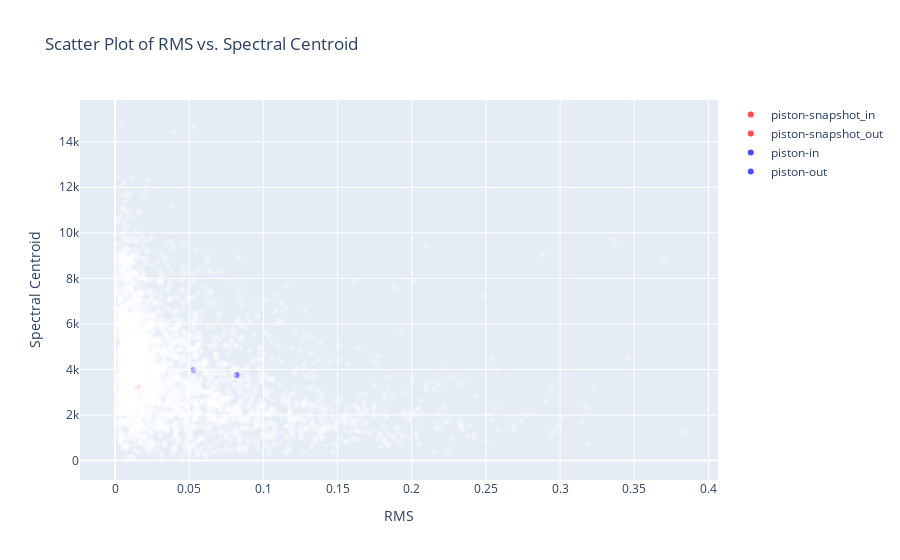

Write notebook code for a chart like this one.
### Code cell
import plotly.express as px

def plot_scatter_with_highlight(df, highlight_objects=None, highlight_color='red'):
    fig = px.scatter(df, x='RMS', y='Spectral Centroid', title='Scatter Plot of RMS vs. Spectral Centroid')

    fig.update_traces(marker=dict(color='white', opacity=0.3))

    if highlight_objects:
        color_index = 0
        color_map = {}
        for obj_name in highlight_objects:
            obj_data = df[df['File Name'].str.contains(obj_name)]
            if not obj_data.empty:
                if obj_name not in color_map:
                    color_map[obj_name] = highlight_color[color_index]
                    color_index += 1
                fig.add_scatter(x=obj_data['RMS'], y=obj_data['Spectral Centroid'], mode='markers', name=obj_name, hovertext=obj_data['File Name'], marker=dict(color=color_map[obj_name], opacity=0.7))

    fig.show()

highlight_objects = ['piston-snapshot_in', 'piston-snapshot_out', 'piston-in', 'piston-out']
highlight_color = ['red', 'red', 'blue', 'blue']

plot_scatter_with_highlight(df, highlight_objects, highlight_color)

### Figure 1 — Plotly figure (JSON) as saved in the notebook; plotly's stock layout.template omitted (floating-point values rounded to 4 significant figures; data arrays with more than 128 entries replaced by an {"elided": "..."} marker saying what was removed)
{"data": [{"hovertemplate": "RMS=%{x}<br>Spectral Centroid=%{y}<extra></extra>", "legendgroup": "", "marker": {"color": "white", "opacity": 0.3, "symbol": "circle"}, "mode": "markers", "name": "", "showlegend": false, "type": "scattergl", "x": {"elided": "3471 float values"}, "xaxis": "x", "y": {"elided": "3471 float values"}, "yaxis": "y"}, {"hovertext": ["piston-snapshot_in"], "marker": {"color": "red", "opacity": 0.7}, "mode": "markers", "name": "piston-snapshot_in", "type": "scatter", "x": [0.01499], "y": [2726.0]}, {"hovertext": ["piston-snapshot_out"], "marker": {"color": "red", "opacity": 0.7}, "mode": "markers", "name": "piston-snapshot_out", "type": "scatter", "x": [0.01499], "y": [3265.0]}, {"hovertext": ["piston-in"], "marker": {"color": "blue", "opacity": 0.7}, "mode": "markers", "name": "piston-in", "type": "scatter", "x": [0.08177], "y": [3760.0]}, {"hovertext": ["piston-out"], "marker": {"color": "blue", "opacity": 0.7}, "mode": "markers", "name": "piston-out", "type": "scatter", "x": [0.05322], "y": [3976.0]}], "layout": {"legend": {"tracegroupgap": 0}, "title": {"text": "Scatter Plot of RMS vs. Spectral Centroid"}, "xaxis": {"anchor": "y", "domain": [0, 1], "title": {"text": "RMS"}}, "yaxis": {"anchor": "x", "domain": [0, 1], "title": {"text": "Spectral Centroid"}}}}
